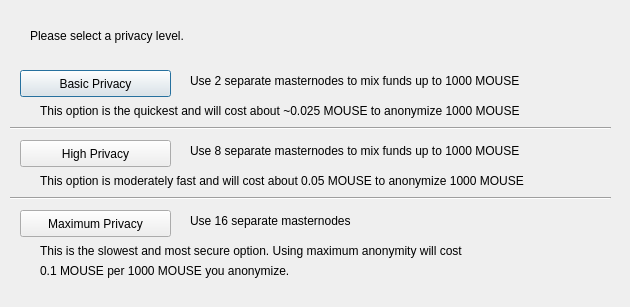
<?xml version="1.0" encoding="UTF-8"?>
<ui version="4.0">
 <class>DarksendConfig</class>
 <widget class="QDialog" name="DarksendConfig">
  <property name="geometry">
   <rect>
    <x>0</x>
    <y>0</y>
    <width>630</width>
    <height>307</height>
   </rect>
  </property>
  <property name="windowTitle">
   <string>Configure Darksend</string>
  </property>
  <widget class="QPushButton" name="buttonBasic">
   <property name="geometry">
    <rect>
     <x>20</x>
     <y>70</y>
     <width>151</width>
     <height>27</height>
    </rect>
   </property>
   <property name="text">
    <string>Basic Privacy</string>
   </property>
  </widget>
  <widget class="QPushButton" name="buttonHigh">
   <property name="geometry">
    <rect>
     <x>20</x>
     <y>140</y>
     <width>151</width>
     <height>27</height>
    </rect>
   </property>
   <property name="text">
    <string>High Privacy</string>
   </property>
  </widget>
  <widget class="QPushButton" name="buttonMax">
   <property name="geometry">
    <rect>
     <x>20</x>
     <y>210</y>
     <width>151</width>
     <height>27</height>
    </rect>
   </property>
   <property name="text">
    <string>Maximum Privacy</string>
   </property>
  </widget>
  <widget class="QLabel" name="label">
   <property name="geometry">
    <rect>
     <x>30</x>
     <y>20</y>
     <width>571</width>
     <height>31</height>
    </rect>
   </property>
   <property name="text">
    <string>Please select a privacy level.</string>
   </property>
  </widget>
  <widget class="QLabel" name="label_2">
   <property name="geometry">
    <rect>
     <x>190</x>
     <y>70</y>
     <width>421</width>
     <height>21</height>
    </rect>
   </property>
   <property name="text">
    <string>Use 2 separate masternodes to mix funds up to 1000 MOUSE</string>
   </property>
  </widget>
  <widget class="QLabel" name="label_3">
   <property name="geometry">
    <rect>
     <x>190</x>
     <y>140</y>
     <width>411</width>
     <height>21</height>
    </rect>
   </property>
   <property name="text">
    <string>Use 8 separate masternodes to mix funds up to 1000 MOUSE</string>
   </property>
  </widget>
  <widget class="QLabel" name="label_4">
   <property name="geometry">
    <rect>
     <x>190</x>
     <y>210</y>
     <width>421</width>
     <height>21</height>
    </rect>
   </property>
   <property name="text">
    <string>Use 16 separate masternodes</string>
   </property>
  </widget>
  <widget class="QLabel" name="label_6">
   <property name="geometry">
    <rect>
     <x>40</x>
     <y>100</y>
     <width>561</width>
     <height>21</height>
    </rect>
   </property>
   <property name="text">
    <string>This option is the quickest and will cost about ~0.025 MOUSE to anonymize 1000 MOUSE</string>
   </property>
  </widget>
  <widget class="QLabel" name="label_7">
   <property name="geometry">
    <rect>
     <x>40</x>
     <y>170</y>
     <width>561</width>
     <height>21</height>
    </rect>
   </property>
   <property name="text">
    <string>This option is moderately fast and will cost about 0.05 MOUSE to anonymize 1000 MOUSE</string>
   </property>
  </widget>
  <widget class="QLabel" name="label_8">
   <property name="geometry">
    <rect>
     <x>40</x>
     <y>240</y>
     <width>561</width>
     <height>21</height>
    </rect>
   </property>
   <property name="text">
    <string>This is the slowest and most secure option. Using maximum anonymity will cost</string>
   </property>
  </widget>
  <widget class="QLabel" name="label_9">
   <property name="geometry">
    <rect>
     <x>40</x>
     <y>260</y>
     <width>561</width>
     <height>21</height>
    </rect>
   </property>
   <property name="text">
    <string>0.1 MOUSE per 1000 MOUSE you anonymize.</string>
   </property>
  </widget>
  <widget class="Line" name="line">
   <property name="geometry">
    <rect>
     <x>10</x>
     <y>120</y>
     <width>601</width>
     <height>16</height>
    </rect>
   </property>
   <property name="orientation">
    <enum>Qt::Horizontal</enum>
   </property>
  </widget>
  <widget class="Line" name="line_2">
   <property name="geometry">
    <rect>
     <x>10</x>
     <y>190</y>
     <width>601</width>
     <height>16</height>
    </rect>
   </property>
   <property name="orientation">
    <enum>Qt::Horizontal</enum>
   </property>
  </widget>
 </widget>
 <resources/>
 <connections/>
</ui>
